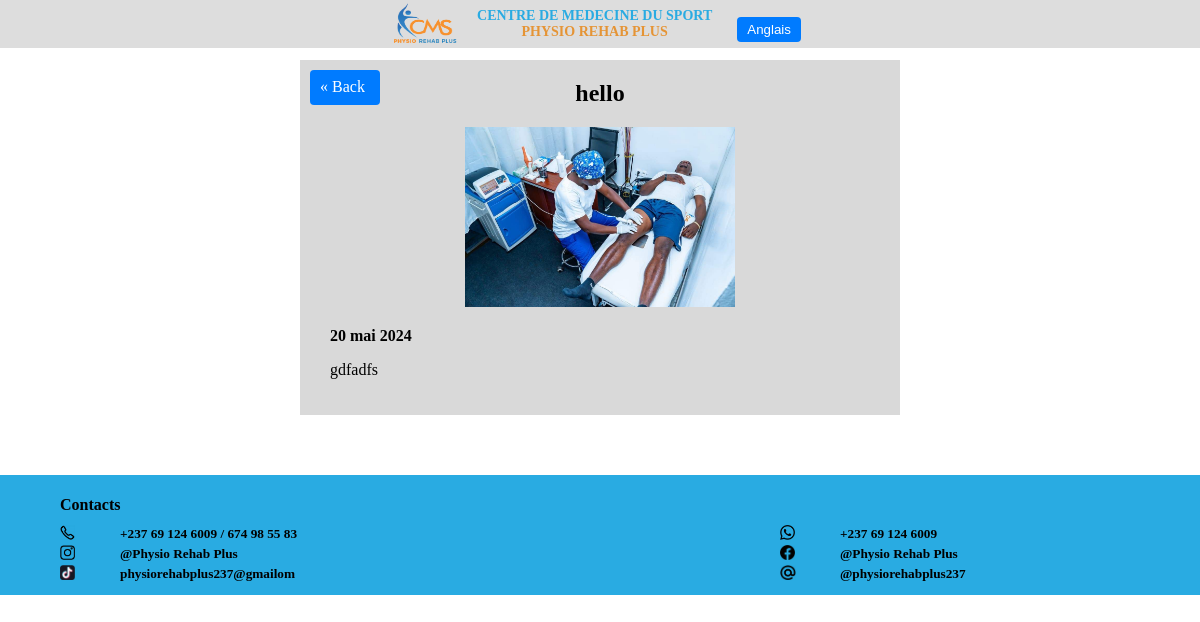
/fr/event/8/, run on the app's committed database.
### Physio/models.py (models this page shows, shortened)
class Event(models.Model):
    event_name = models.CharField(max_length=100)
    event_name_en = models.CharField(max_length=100,default='')
    event_cover = models.ImageField(upload_to='events/')
    date = models.DateField()
    details = models.TextField()
    details_en = models.TextField(default='')

### Physio/views.py (the view)
# urls.py: path('event/<int:event_id>/', views.event, name='event'),
def event(request, event_id):
    template = 'event_page.html'
    event_detail = get_object_or_404(Event, id=event_id)
    event_images = EventImage.objects.filter(event=event_detail)
    context = {'event_detail': event_detail, 'event_images': event_images}
    return render(request, template, context)

### Physio/templates/event_page.html (shortened to what this page needs)
{% extends 'base.html' %}
{% load i18n %}
{% block content %}
    {% load static %}
    <link rel="stylesheet" href="{% static 'style.css' %}">
    <div class="consultation_box">
        <a href="{% url 'index' %}" class="back-button"> « Back </a>
        {% get_current_language as LANGUAGE_CODE %}
        <h2 class="consultation_title">
            {% if LANGUAGE_CODE == 'en' %}
                {{ event_detail.event_name_en }}
            {% else %}
                {{ event_detail.event_name }}
            {% endif %}
        </h2>
        {% if event_images %}
            <div class="slideshow-container">
                {% for image in event_images %}
                    <div class="mySlides fade">
                        <img src="{{ image.image.url }}" alt="Event Photo"
                             style="width:90%; display: block; margin: auto; position: relative; top: 50%; transform: translateY(-50%);">
                    </div>
                {% endfor %}
                <a class="prev" onclick="plusSlides(-1)">&#10094;</a>
                <a class="next" onclick="plusSlides(1)">&#10095;</a>
            </div>
            <ol></ol>
            <div style="text-align:center">
                {% for image in event_images %}
                    <span class="dot" onclick="currentSlide({{ forloop.counter }})"></span>
                {% endfor %}
            </div>
        {% else %}
            <img class="event_page_image" src="{{ event_detail.event_cover.url }}" alt="Event Photo">
        {% endif %}
        <label class="consultation_detail">
            <b>{{ event_detail.date }}</b>
            <p>
                {% if LANGUAGE_CODE == 'en' %}
                    {{ event_detail.details.en }}
                {% else %}
                    {{ event_detail.details }}
                {% endif %}
            </p>
        </label>
    </div>
{% endblock %}

### Physio/static/style.css (style rules this page uses)
* { box-sizing: border-box }
.consultation_box { position: relative; max-width: 600px; display: block; margin: 60px auto; background-color: #D9D9D9 }
.event_page_image { width: fit-content; height: 200px; padding-bottom: 20px; display: block; margin: auto }
.consultation_title { width: 100%; height: 100%; text-align: center; color: black; word-wrap: break-word; padding-top: 20px; }
.back-button { width: 70px; height: 35px; position: absolute; padding: 8px 10px; margin: 10px; color: #ffffff; background-color: #007BFF; text-decoration: none; border-radius: 4px; transition: background-color 0.3s; }
.consultation_detail { width: 90%; display: block; margin: auto; padding-bottom: 20px; }

### data on the page
Event: event_name "hello", event_cover (picture), date "20 mai 2024", details "gdfadfs"

### other printed values
{{ lang.1 }} "Anglais"
